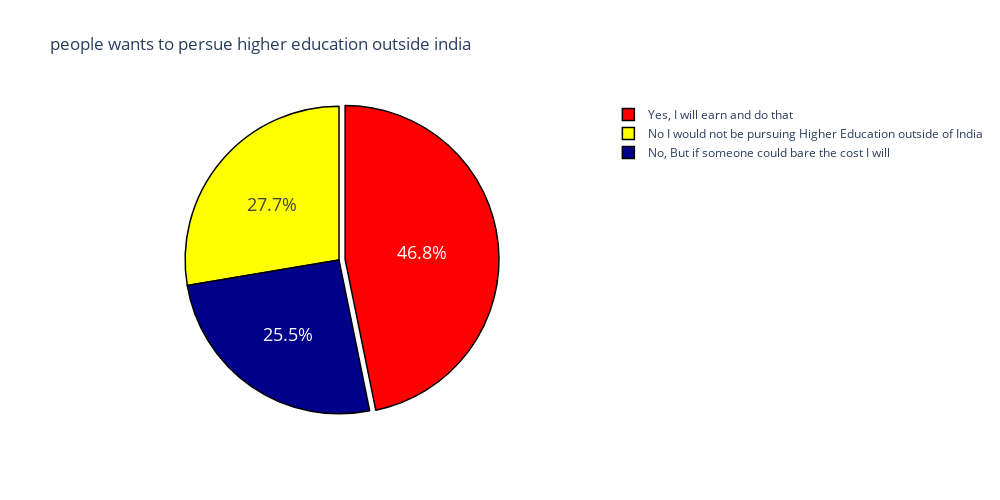

The code cell stored with this chart in its notebook:
### Markdown cell above
### People who wants to persue higher education outside india with their investment

### Code cell
education = data['Would you definitely pursue a Higher Education / Post Graduation outside of India ? If only you have to self sponsor it.'].value_counts()
label = education.index
counts = education.values
colors = ['red','yellow','darkblue']
fig = go.Figure(data = [go.Pie(labels=label, values = counts)])
fig.update_layout(title='people wants to persue higher education outside india', width = 1000, height = 500)
fig.update_traces(hoverinfo = 'label+percent+value',textinfo = 'percent', textfont_size = 18, marker = dict(colors = colors,line = dict(color ='black', width = 1.5)), pull=[0.04] )
fig.show()

### Figure 1 — Plotly figure (JSON) as saved in the notebook; plotly's stock layout.template omitted (floating-point values rounded to 4 significant figures)
{"data": [{"hoverinfo": "label+percent+value", "labels": ["Yes, I will earn and do that", "No I would not be pursuing Higher Education outside of India", "No, But if someone could bare the cost I will"], "marker": {"colors": ["red", "yellow", "darkblue"], "line": {"color": "black", "width": 1.5}}, "pull": [0.04], "textfont": {"size": 18}, "textinfo": "percent", "type": "pie", "values": [110, 65, 60]}], "layout": {"height": 500, "title": {"text": "people wants to persue higher education outside india"}, "width": 1000}}
